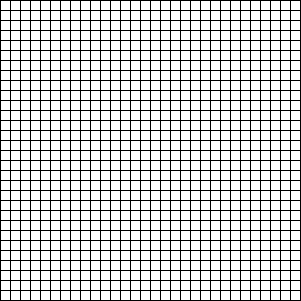
Frame 1 (no input)
Frame 60 (the mouse pressed at the canvas centre just before this capture): identical to frame 1, image omitted
Frame 120 (the mouse held since frame 60 and released just before this capture): identical to frame 1, image omitted

The Processing sketch that drew this single still picture (run headless with seeded random() and noise(); from frame 60 on, the mouse is pressed at the canvas centre):

// Processing sketch: processing_172082
// ── processing_172082.pde


void setup() {  //setup function called initially, only once
  size(301, 301);
  background(255);  //set background white
  
}

void draw() {  //draw function loops 
  
  
  stroke(0);
  dessiner_grille();
  
  
}


void dessiner_grille(){

for (int i = 0 ; i <= width ; i+=10){

line(i,0,i,height);

for (int j = 0 ; j <= height ; j +=10){
line(0,j,width,j);



}

}



}
